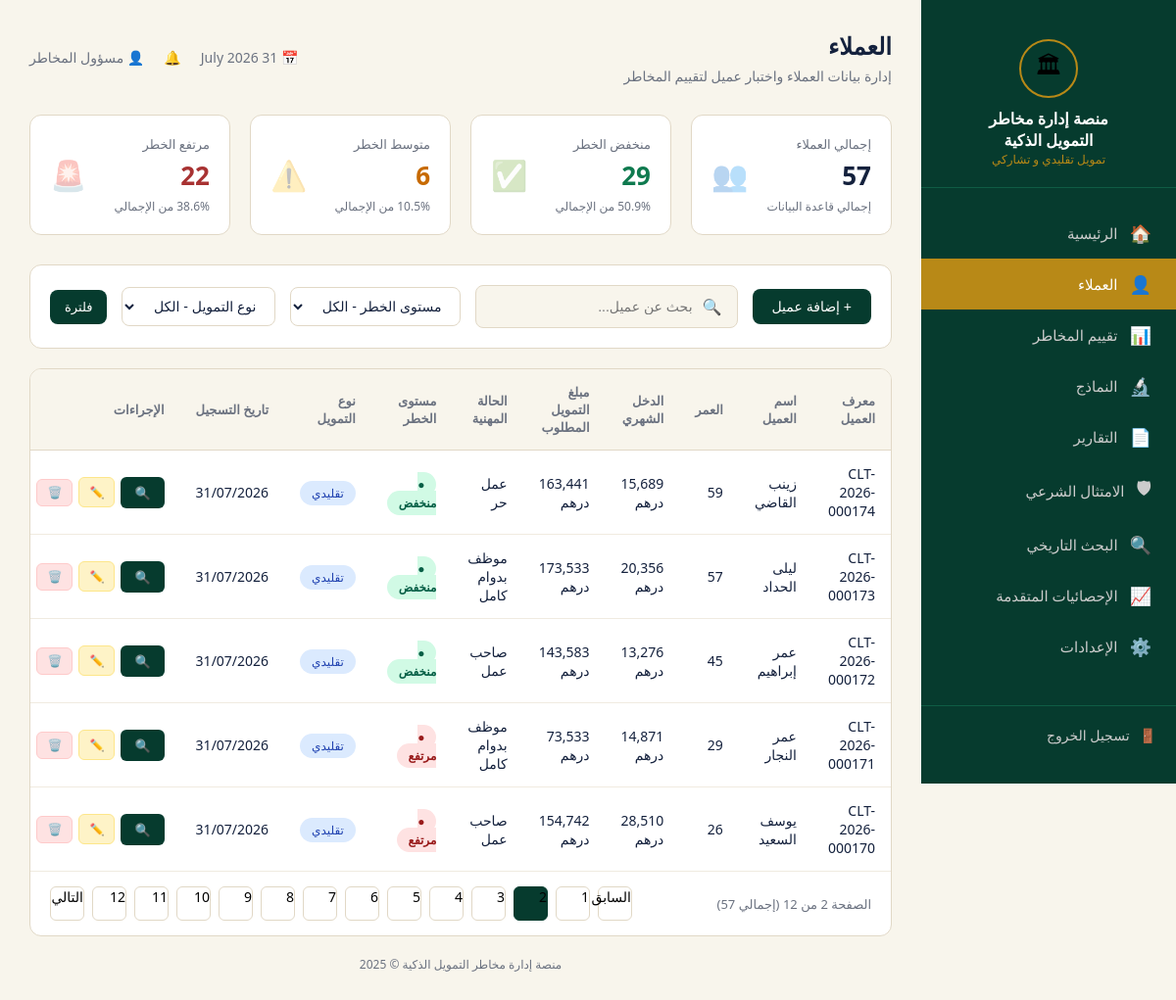
The app's page /clients?page=2&search=&risk=الكل&type=الكل (signed in) with its own data.
### tables this page shows
CREATE TABLE clients (
                id TEXT PRIMARY KEY,
                data TEXT
            );

### app.py (the view)
@app.route('/clients')
@login_required
def clients():
    date_str = datetime.now().strftime("%d %B %Y")
    search = request.args.get('search', '').lower()
    risk_filter = request.args.get('risk', 'الكل')
    type_filter = request.args.get('type', 'الكل')
    page = int(request.args.get('page', 1))
    clients_list = get_all_clients()
    filtered_clients = clients_list
    if search:
        filtered_clients = [c for c in filtered_clients if search in c['id'].lower() or search in c.get('job', '').lower()]
    if risk_filter != 'الكل':
        filtered_clients = [c for c in filtered_clients if c.get('risk_level') == risk_filter]
    if type_filter != 'الكل':
        filtered_clients = [c for c in filtered_clients if c.get('finance_type') == type_filter]
    total = len(clients_list)
    low = sum(1 for c in clients_list if c.get('risk_level') == 'منخفض')
    mid = sum(1 for c in clients_list if c.get('risk_level') == 'متوسط')
    high = sum(1 for c in clients_list if c.get('risk_level') == 'مرتفع')
    stats = {
        'total': total, 'low': low, 'mid': mid, 'high': high,
        'low_pct': round((low/total)*100, 1) if total else 0,
        'mid_pct': round((mid/total)*100, 1) if total else 0,
        'high_pct': round((high/total)*100, 1) if total else 0,
    }
    per_page = 5
    total_pages = max(1, (len(filtered_clients) + per_page - 1) // per_page)
    page = max(1, min(page, total_pages))
    start_idx = (page - 1) * per_page
    end_idx = start_idx + per_page
    paginated_clients = filtered_clients[start_idx:end_idx]
    return render_template('clients.html', clients=paginated_clients, stats=stats, date=date_str,
                           current_page=page, total_pages=total_pages, search=search, risk=risk_filter, type=type_filter)

### app.py (called while the page is built)
def get_db_connection():
    conn = sqlite3.connect(DB_FILE)
    conn.row_factory = sqlite3.Row
    return conn

def get_all_clients():
    if USE_FIREBASE and db:
        try:
            docs = db.collection('clients').order_by('id', direction=firestore.Query.DESCENDING).stream(timeout=5.0)
            return [doc.to_dict() for doc in docs]
        except Exception as e:
            print(f"Firestore get_all_clients error (timing out/offline): {e}")
    try:
        conn = get_db_connection()
        cursor = conn.cursor()
        cursor.execute("SELECT data FROM clients ORDER BY id DESC")
        rows = cursor.fetchall()
        conn.close()
        return [json.loads(row['data']) for row in rows]
    except Exception as e:
        print(f"SQLite get_all_clients error: {e}")
        return []

def login_required(f):
    @wraps(f)
    def decorated_function(*args, **kwargs):
        if 'logged_in' not in session:
            return redirect(url_for('login'))
        return f(*args, **kwargs)
    return decorated_function

### templates/clients.html (shortened to what this page needs)
{% extends 'base.html' %}
{% block content %}
<div class="topbar">
    <div>
        <h1>العملاء</h1>
        <p>إدارة بيانات العملاء واختبار عميل لتقييم المخاطر</p>
    </div>
    <div class="info">
        <span>📅 {{ date }}</span>
        <span>🔔</span>
        <span>👤 مسؤول المخاطر</span>
    </div>
</div>
<div class="stats">
    <div class="stat-card total">
        <div class="left">
            <div class="label">إجمالي العملاء</div>
            <div class="value">{{ stats.total }}</div>
            <div class="sub">إجمالي قاعدة البيانات</div>
        </div>
        <div class="icon">👥</div>
    </div>
    <div class="stat-card green">
        <div class="left">
            <div class="label">منخفض الخطر</div>
            <div class="value">{{ stats.low }}</div>
            <div class="sub">{{ stats.low_pct }}% من الإجمالي</div>
        </div>
        <div class="icon">✅</div>
    </div>
    <div class="stat-card orange">
        <div class="left">
            <div class="label">متوسط الخطر</div>
            <div class="value">{{ stats.mid }}</div>
            <div class="sub">{{ stats.mid_pct }}% من الإجمالي</div>
        </div>
        <div class="icon">⚠️</div>
    </div>
    <div class="stat-card red">
        <div class="left">
            <div class="label">مرتفع الخطر</div>
            <div class="value">{{ stats.high }}</div>
            <div class="sub">{{ stats.high_pct }}% من الإجمالي</div>
        </div>
        <div class="icon">🚨</div>
    </div>
</div>
<form method="GET" action="{{ url_for('clients') }}" class="filters">
    <button type="button" class="btn-add" onclick="document.getElementById('addModal').style.display='flex'">+ إضافة عميل</button>
    <div class="search-box">
        <span>🔍</span>
        <input type="text" name="search" placeholder="بحث عن عميل..." value="{{ search }}">
    </div>
    <select class="filter-select" name="risk">
        <option value="الكل" {% if risk == 'الكل' %}selected{% endif %}>مستوى الخطر - الكل</option>
    </select>
    <select class="filter-select" name="type">
        <option value="الكل" {% if type == 'الكل' %}selected{% endif %}>نوع التمويل - الكل</option>
    </select>
    <button type="submit" class="btn-assess" style="padding: 10px 15px; border-radius: 8px;">فلترة</button>
</form>
<div class="table-card">
    <table>
        <thead>
            <tr>
                <th>معرف العميل</th>
                <th>اسم العميل</th>
                <th>العمر</th>
                <th>الدخل الشهري</th>
                <th>مبلغ التمويل المطلوب</th>
                <th>الحالة المهنية</th>
                <th>مستوى الخطر</th>
                <th>نوع التمويل</th>
                <th>تاريخ التسجيل</th>
                <th>الإجراءات</th>
            </tr>
        </thead>
        <tbody>
            {% for client in clients %}
            <tr>
                <td>{{ client.id }}</td>
                <td>{{ client.name }}</td>
                <td>{{ client.age }}</td>
                <td>{{ "{:,.0f}".format(client.income) }} درهم</td>
                <td>{{ "{:,.0f}".format(client.loan_amount) }} درهم</td>
                <td>{{ client.job }}</td>
                <td>
                    {% if client.risk_level == 'منخفض' %}
                        <span class="badge-risk low">● منخفض</span>
                    {% elif client.risk_level == 'متوسط' %}
                        <span class="badge-risk mid">● متوسط</span>
                    {% else %}
                        <span class="badge-risk high">● مرتفع</span>
                    {% endif %}
                </td>
                <td>
                    {% if client.finance_type == 'تشاركي' %}
                        <span class="badge-type part">تشاركي</span>
                    {% else %}
                        <span class="badge-type trad">تقليدي</span>
                    {% endif %}
                </td>
                <td>{{ client.date }}</td>
                <td>
                    <div class="action-btns">
                        <a class="btn-assess" href="{{ url_for('risk_assessment_client', client_id=client.id) }}" title="تقييم المخاطر">🔍</a>
                        <a class="btn-edit-sm" href="{{ url_for('edit_client_route', client_id=client.id) }}" title="تعديل">✏️</a>
                        <button class="btn-delete-sm" onclick="confirmDelete('{{ client.id }}')" title="حذف">🗑️</button>
                    </div>
                </td>
            </tr>
            {% endfor %}
        </tbody>
    </table>
    <div class="pagination">
        <div class="page-info">الصفحة {{ current_page }} من {{ total_pages }} (إجمالي {{ stats.total }})</div>
        <div class="pages">
            {% if current_page > 1 %}
            <a href="{{ url_for('clients', page=current_page-1, search=search, risk=risk, type=type) }}" class="page-btn" style="text-decoration:none; color:inherit;">السابق</a>
            {% endif %}
            {% for p in range(1, total_pages + 1) %}
            <a href="{{ url_for('clients', page=p, search=search, risk=risk, type=type) }}" class="page-btn {% if p == current_page %}active{% endif %}" style="text-decoration:none; color:inherit;">{{ p }}</a>
            {% endfor %}
            {% if current_page < total_pages %}
            <a href="{{ url_for('clients', page=current_page+1, search=search, risk=risk, type=type) }}" class="page-btn" style="text-decoration:none; color:inherit;">التالي</a>
            {% endif %}
        </div>
    </div>
</div>
{% endblock %}

### static/CSS/style.css (style rules this page uses)
* { margin: 0; padding: 0; box-sizing: border-box; }
body { font-family: 'Segoe UI', Tahoma, sans-serif; background: #F8F5EC; display: flex; }
.topbar { display: flex; justify-content: space-between; align-items: center; margin-bottom: 30px; }
.topbar h1 { font-size: 24px; color: #14213D; margin-bottom: 5px; }
.topbar p { color: #6B7280; font-size: 14px; }
.topbar .info { display: flex; align-items: center; gap: 20px; color: #6B7280; font-size: 14px; }
.stats { display: grid; grid-template-columns: repeat(4, 1fr); gap: 20px; margin-bottom: 30px; }
.stat-card { background: white; border-radius: 12px; padding: 20px; border: 1px solid #E1D8C6; display: flex; justify-content: space-between; align-items: center; }
.stat-card .left .label, .stat-card .label { color: #6B7280; font-size: 13px; margin-bottom: 5px; }
.stat-card .left .value, .stat-card .value { font-size: 26px; font-weight: bold; }
.stat-card .left .sub, .stat-card .sub { font-size: 12px; color: #6B7280; margin-top: 5px; }
.stat-card .icon { font-size: 30px; opacity: 0.3; }
.stat-card.total .left .value, .stat-card.total .value { color: #14213D; }
.stat-card.green .left .value, .stat-card.green .value { color: #0F7A4F; }
.stat-card.orange .left .value, .stat-card.orange .value { color: #C76A00; }
.stat-card.red .left .value, .stat-card.red .value { color: #A83232; }
.filters { background: white; border-radius: 12px; padding: 20px; border: 1px solid #E1D8C6; margin-bottom: 20px; display: flex; gap: 15px; align-items: center; flex-wrap: wrap; }
.search-box { flex: 1; display: flex; align-items: center; gap: 10px; background: #F8F5EC; border: 1px solid #E1D8C6; border-radius: 8px; padding: 10px 15px; }
.search-box input { border: none; background: transparent; font-size: 14px; width: 100%; text-align: right; }
.filter-select { padding: 10px 15px; border: 1px solid #E1D8C6; border-radius: 8px; font-size: 14px; background: white; color: #14213D; }
.btn-add { padding: 10px 20px; background: #063B2E; color: white; border: none; border-radius: 8px; font-size: 14px; cursor: pointer; white-space: nowrap; }
.table-card { background: white; border-radius: 12px; border: 1px solid #E1D8C6; overflow: hidden; }
table { width: 100%; border-collapse: collapse; }
th { background: #F8F5EC; padding: 14px 16px; text-align: right; font-size: 13px; color: #6B7280; border-bottom: 1px solid #E1D8C6; }
td { padding: 14px 16px; text-align: right; font-size: 14px; color: #14213D; border-bottom: 1px solid #F0EBE0; }
.badge-risk { padding: 4px 12px; border-radius: 20px; font-size: 12px; font-weight: 600; }
.badge-risk.low { background: #D1FAE5; color: #065F46; }
.badge-risk.high { background: #FEE2E2; color: #991B1B; }
.badge-type { padding: 4px 12px; border-radius: 20px; font-size: 12px; }
.badge-type.trad { background: #DBEAFE; color: #1E40AF; }
.btn-assess { padding: 7px 14px; background: #063B2E; color: white; border: none; border-radius: 6px; font-size: 13px; cursor: pointer; text-decoration: none; display: inline-block; }
.pagination { display: flex; justify-content: space-between; align-items: center; padding: 15px 20px; }
.pagination .pages { display: flex; gap: 8px; }
.page-btn { width: 35px; height: 35px; border: 1px solid #E1D8C6; border-radius: 6px; background: white; cursor: pointer; font-size: 14px; }
.page-btn.active { background: #063B2E; color: white; border-color: #063B2E; }
.page-info { color: #6B7280; font-size: 13px; }

### templates/clients.html (style rules this page uses)
.action-btns { display: flex; gap: 6px; align-items: center; }
.btn-edit-sm { padding: 6px 10px; background: #FEF3C7; color: #92400E; border: 1px solid #FDE68A; border-radius: 6px; font-size: 12px; cursor: pointer; text-decoration: none; white-space: nowrap; transition: all 0.2s; }
.btn-delete-sm { padding: 6px 10px; background: #FEE2E2; color: #991B1B; border: 1px solid #FECACA; border-radius: 6px; font-size: 12px; cursor: pointer; white-space: nowrap; transition: all 0.2s; }

### records on screen
clients: id "CLT-2026-000174", name "زينب القاضي", age "59", income "15,689", loan_amount "163,441", job "عمل حر", shows "● منخفض", date "31/07/2026"
clients: id "CLT-2026-000173", name "ليلى الحداد", age "57", income "20,356", loan_amount "173,533", job "موظف بدوام كامل", shows "● منخفض", date "31/07/2026"
clients: id "CLT-2026-000172", name "عمر إبراهيم", age "45", income "13,276", loan_amount "143,583", job "صاحب عمل", shows "● منخفض", date "31/07/2026"
clients: id "CLT-2026-000171", name "عمر النجار", age "29", income "14,871", loan_amount "73,533", job "موظف بدوام كامل", shows "● مرتفع", date "31/07/2026"
clients: id "CLT-2026-000170", name "يوسف السعيد", age "26", income "28,510", loan_amount "154,742", job "صاحب عمل", shows "● مرتفع", date "31/07/2026"

### other values on screen
{{ stats.total }} "57"
{{ stats.low }} "29"
{{ stats.low_pct }} "50.9"
{{ stats.mid }} "6"
{{ stats.mid_pct }} "10.5"
{{ stats.high }} "22"
{{ stats.high_pct }} "38.6"
{{ p }} "1" "2" "3" "4" "5" "6" "7" "8" "9" "10" "11" "12"
